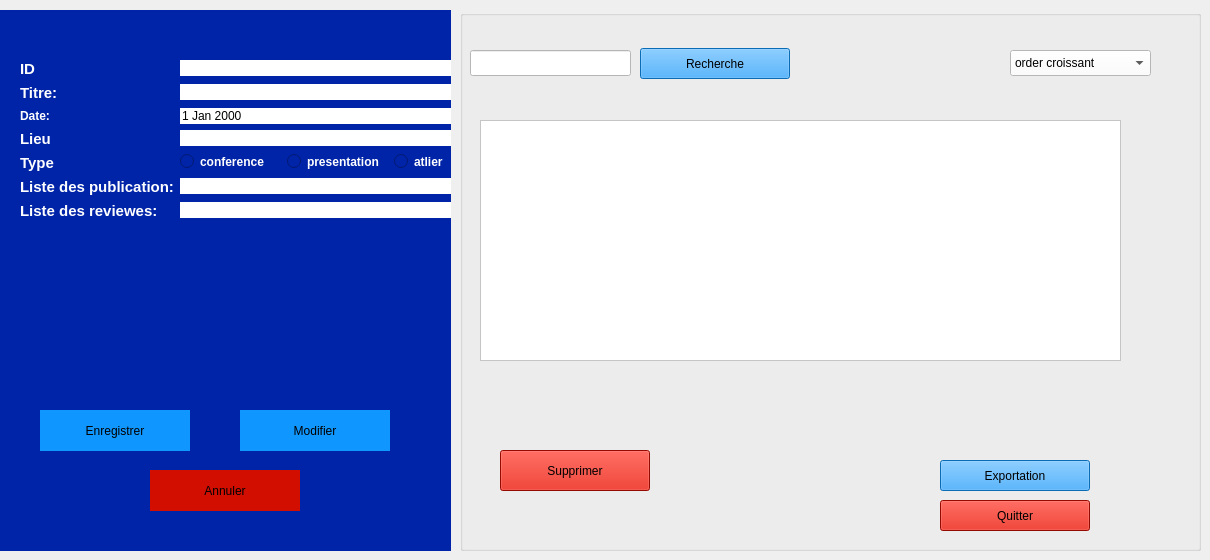
     <widget class="QWidget" name="stackedWidgetPage5">
      <widget class="QGroupBox" name="groupBox_Session_Form">
       <property name="geometry">
        <rect>
         <x>0</x>
         <y>10</y>
         <width>451</width>
         <height>541</height>
        </rect>
       </property>
       <property name="styleSheet">
        <string notr="true">background-color: rgb(0, 36, 168);
border: #A8D3F0;</string>
       </property>
       <property name="title">
        <string />
       </property>
       <widget class="QWidget" name="formLayoutWidget_Session">
        <property name="geometry">
         <rect>
          <x>20</x>
          <y>50</y>
          <width>475</width>
          <height>311</height>
         </rect>
        </property>
        <layout class="QFormLayout" name="formLayout_Session">
         <item row="0" column="0">
          <widget class="QLabel" name="label_S_ID">
           <property name="text">
            <string>&lt;html&gt;&lt;head/&gt;&lt;body&gt;&lt;p&gt;&lt;span style=" font-size:11pt; font-weight:700; color:#ffffff;"&gt;ID&lt;/span&gt;&lt;/p&gt;&lt;/body&gt;&lt;/html&gt;</string>
           </property>
          </widget>
         </item>
         <item row="0" column="1">
          <widget class="QLineEdit" name="idSession">
           <property name="contextMenuPolicy">
            <enum>Qt::ContextMenuPolicy::ActionsContextMenu</enum>
           </property>
           <property name="styleSheet">
            <string notr="true">background-color: rgb(255, 255, 255);
</string>
           </property>
          </widget>
         </item>
         <item row="1" column="0">
          <widget class="QLabel" name="label_S_Titre">
           <property name="text">
            <string>&lt;html&gt;&lt;head/&gt;&lt;body&gt;&lt;p&gt;&lt;span style=" font-size:11pt; font-weight:700; color:#ffffff;"&gt;Titre:&lt;/span&gt;&lt;/p&gt;&lt;/body&gt;&lt;/html&gt;</string>
           </property>
          </widget>
         </item>
         <item row="1" column="1">
          <widget class="QLineEdit" name="Id_utilisateur_Session">
           <property name="styleSheet">
            <string notr="true">background-color: rgb(255, 255, 255);</string>
           </property>
          </widget>
         </item>
         <item row="2" column="0">
          <widget class="QLabel" name="label_S_Date">
           <property name="text">
            <string>&lt;html&gt;&lt;head/&gt;&lt;body&gt;&lt;p&gt;&lt;span style=" font-weight:700; color:#ffffff;"&gt;Date:&lt;/span&gt;&lt;/p&gt;&lt;/body&gt;&lt;/html&gt;</string>
           </property>
          </widget>
         </item>
         <item row="3" column="0">
          <widget class="QLabel" name="label_S_Lieu">
           <property name="text">
            <string>&lt;html&gt;&lt;head/&gt;&lt;body&gt;&lt;p&gt;&lt;span style=" font-size:11pt; font-weight:700; color:#ffffff;"&gt;Lieu&lt;/span&gt;&lt;/p&gt;&lt;/body&gt;&lt;/html&gt;</string>
           </property>
          </widget>
         </item>
         <item row="3" column="1">
          <widget class="QLineEdit" name="abstractSession">
           <property name="styleSheet">
            <string notr="true">background-color: rgb(255, 255, 255);
</string>
           </property>
          </widget>
         </item>
         <item row="4" column="0">
          <widget class="QLabel" name="label_S_Type">
           <property name="text">
            <string>&lt;html&gt;&lt;head/&gt;&lt;body&gt;&lt;p&gt;&lt;span style=" font-size:11pt; font-weight:700; color:#ffffff;"&gt;Type&lt;/span&gt;&lt;/p&gt;&lt;/body&gt;&lt;/html&gt;</string>
           </property>
          </widget>
         </item>
         <item row="5" column="0">
          <widget class="QLabel" name="label_S_ListPub">
           <property name="text">
            <string>&lt;html&gt;&lt;head/&gt;&lt;body&gt;&lt;p&gt;&lt;span style=" font-size:11pt; font-weight:700; color:#ffffff;"&gt;Liste des publication:&lt;/span&gt;&lt;/p&gt;&lt;/body&gt;&lt;/html&gt;</string>
           </property>
          </widget>
         </item>
         <item row="6" column="0">
          <widget class="QLabel" name="label_S_ListRev">
           <property name="text">
            <string>&lt;html&gt;&lt;head/&gt;&lt;body&gt;&lt;p&gt;&lt;span style=" font-size:11pt; font-weight:700; color:#ffffff;"&gt;Liste des reviewes:&lt;/span&gt;&lt;/p&gt;&lt;/body&gt;&lt;/html&gt;</string>
           </property>
          </widget>
         </item>
         <item row="2" column="1">
          <widget class="QDateEdit" name="dateSession">
           <property name="styleSheet">
            <string notr="true">background-color: rgb(255, 255, 255);</string>
           </property>
          </widget>
         </item>
         <item row="4" column="1">
          <layout class="QHBoxLayout" name="horizontalLayout_Role_2">
           <item>
            <widget class="QRadioButton" name="radioButton_Admin_5">
             <property name="styleSheet">
              <string notr="true">color: white; font-weight: bold;</string>
             </property>
             <property name="text">
              <string>conference</string>
             </property>
            </widget>
           </item>
           <item>
            <widget class="QRadioButton" name="radioButton_Admin_6">
             <property name="styleSheet">
              <string notr="true">color: white; font-weight: bold;</string>
             </property>
             <property name="text">
              <string>presentation</string>
             </property>
            </widget>
           </item>
           <item>
            <widget class="QRadioButton" name="radioButton_Chercheur_2">
             <property name="styleSheet">
              <string notr="true">color: white; font-weight: bold;</string>
             </property>
             <property name="text">
              <string>atlier</string>
             </property>
            </widget>
           </item>
          </layout>
         </item>
         <item row="5" column="1">
          <widget class="QLineEdit" name="lineEdit_publications">
           <property name="styleSheet">
            <string notr="true">background-color: rgb(255, 255, 255);</string>
           </property>
          </widget>
         </item>
         <item row="6" column="1">
          <widget class="QLineEdit" name="lineEdit_reviewers">
           <property name="styleSheet">
            <string notr="true">background-color: rgb(255, 255, 255);</string>
           </property>
          </widget>
         </item>
        </layout>
       </widget>
       <widget class="QPushButton" name="enregistrerSession">
        <property name="geometry">
         <rect>
          <x>40</x>
          <y>400</y>
          <width>150</width>
          <height>41</height>
         </rect>
        </property>
        <property name="minimumSize">
         <size>
          <width>0</width>
          <height>0</height>
         </size>
        </property>
        <property name="styleSheet">
         <string notr="true">background-color: rgb(16, 151, 255);
</string>
        </property>
        <property name="text">
         <string>Enregistrer</string>
        </property>
       </widget>
       <widget class="QPushButton" name="modifSession">
        <property name="geometry">
         <rect>
          <x>240</x>
          <y>400</y>
          <width>150</width>
          <height>41</height>
         </rect>
        </property>
        <property name="styleSheet">
         <string notr="true">background-color: rgb(16, 151, 255);
</string>
        </property>
        <property name="text">
         <string>Modifier</string>
        </property>
       </widget>
       <widget class="QPushButton" name="annulerSession">
        <property name="geometry">
         <rect>
          <x>150</x>
          <y>460</y>
          <width>150</width>
          <height>41</height>
         </rect>
        </property>
        <property name="styleSheet">
         <string notr="true">background-color: rgb(209, 14, 0);
</string>
        </property>
        <property name="text">
         <string>Annuler</string>
        </property>
       </widget>
      </widget>
      <widget class="QGroupBox" name="groupBox_Session_List">
       <property name="geometry">
        <rect>
         <x>460</x>
         <y>10</y>
         <width>741</width>
         <height>541</height>
        </rect>
       </property>
       <property name="styleSheet">
        <string notr="true">background-color: rgb(0, 36, 168);
border: #A8D3F0;
/* Style pour tous les GroupBox */
QGroupBox {
    border: 2px solid #2c3e50; /* Couleur de la bordure */
    border-radius: 15px;      /* MÃªme arrondi que les boutons */
    margin-top: 20px;         /* Espace pour le titre en haut */
    font-weight: bold;
    color: #2c3e50;
}
/* Style spÃ©cifique pour le titre du GroupBox */
QGroupBox::title {
    subcontrol-origin: margin;
    subcontrol-position: top center; /* Place le titre en haut au centre */
    padding: 0 10px;
}</string>
       </property>
       <property name="title">
        <string />
       </property>
       <widget class="QLineEdit" name="rechSession">
        <property name="geometry">
         <rect>
          <x>10</x>
          <y>40</y>
          <width>161</width>
          <height>26</height>
         </rect>
        </property>
        <property name="styleSheet">
         <string notr="true">background-color: rgb(255, 255, 255);</string>
        </property>
       </widget>
       <widget class="QPushButton" name="rechercheSession">
        <property name="geometry">
         <rect>
          <x>180</x>
          <y>38</y>
          <width>150</width>
          <height>31</height>
         </rect>
        </property>
        <property name="styleSheet">
         <string notr="true">background-color: rgb(16, 151, 255);
</string>
        </property>
        <property name="text">
         <string>Recherche</string>
        </property>
       </widget>
       <widget class="QPushButton" name="SuppSession">
        <property name="geometry">
         <rect>
          <x>40</x>
          <y>440</y>
          <width>150</width>
          <height>41</height>
         </rect>
        </property>
        <property name="styleSheet">
         <string notr="true">background-color: rgb(209, 14, 0);</string>
        </property>
        <property name="text">
         <string>Supprimer</string>
        </property>
       </widget>
       <widget class="QPushButton" name="quitterSession">
        <property name="geometry">
         <rect>
          <x>480</x>
          <y>490</y>
          <width>150</width>
          <height>31</height>
         </rect>
        </property>
        <property name="styleSheet">
         <string notr="true">background-color: rgb(209, 14, 0);
</string>
        </property>
        <property name="text">
         <string>Quitter</string>
        </property>
       </widget>
       <widget class="QPushButton" name="expoSession">
        <property name="geometry">
         <rect>
          <x>480</x>
          <y>450</y>
          <width>150</width>
          <height>31</height>
         </rect>
        </property>
        <property name="styleSheet">
         <string notr="true">background-color: rgb(16, 151, 255);
</string>
        </property>
        <property name="text">
         <string>Exportation</string>
        </property>
       </widget>
       <widget class="QComboBox" name="comboBox_5">
        <property name="geometry">
         <rect>
          <x>550</x>
          <y>40</y>
          <width>141</width>
          <height>26</height>
         </rect>
        </property>
        <property name="palette">
         <palette>
          <active>
           <colorrole role="WindowText">
            <brush brushstyle="SolidPattern">
             <color alpha="255">
              <red>0</red>
              <green>0</green>
              <blue>0</blue>
             </color>
            </brush>
           </colorrole>
           <colorrole role="Button">
            <brush brushstyle="SolidPattern">
             <color alpha="255">
              <red>255</red>
              <green>255</green>
              <blue>255</blue>
             </color>
            </brush>
           </colorrole>
           <colorrole role="Light">
            <brush brushstyle="SolidPattern">
             <color alpha="255">
              <red>255</red>
              <green>255</green>
              <blue>255</blue>
             </color>
            </brush>
           </colorrole>
           <colorrole role="Midlight">
            <brush brushstyle="SolidPattern">
             <color alpha="255">
              <red>255</red>
              <green>255</green>
              <blue>255</blue>
             </color>
            </brush>
           </colorrole>
           <colorrole role="Dark">
            <brush brushstyle="SolidPattern">
             <color alpha="255">
              <red>127</red>
              <green>127</green>
              <blue>127</blue>
             </color>
            </brush>
           </colorrole>
           <colorrole role="Mid">
            <brush brushstyle="SolidPattern">
             <color alpha="255">
              <red>170</red>
              <green>170</green>
              <blue>170</blue>
             </color>
            </brush>
           </colorrole>
           <colorrole role="Text">
            <brush brushstyle="SolidPattern">
             <color alpha="255">
              <red>0</red>
              <green>0</green>
              <blue>0</blue>
             </color>
            </brush>
           </colorrole>
           <colorrole role="BrightText">
            <brush brushstyle="SolidPattern">
             <color alpha="255">
              <red>255</red>
              <green>255</green>
              <blue>255</blue>
             </color>
            </brush>
           </colorrole>
           <colorrole role="ButtonText">
            <brush brushstyle="SolidPattern">
             <color alpha="255">
              <red>0</red>
              <green>0</green>
              <blue>0</blue>
             </color>
            </brush>
           </colorrole>
           <colorrole role="Base">
            <brush brushstyle="SolidPattern">
             <color alpha="255">
              <red>255</red>
              <green>255</green>
              <blue>255</blue>
             </color>
            </brush>
           </colorrole>
           <colorrole role="Window">
            <brush brushstyle="SolidPattern">
             <color alpha="255">
              <red>255</red>
              <green>255</green>
              <blue>255</blue>
             </color>
            </brush>
           </colorrole>
           <colorrole role="Shadow">
            <brush brushstyle="SolidPattern">
             <color alpha="255">
              <red>0</red>
              <green>0</green>
              <blue>0</blue>
             </color>
            </brush>
           </colorrole>
           <colorrole role="AlternateBase">
            <brush brushstyle="SolidPattern">
             <color alpha="255">
              <red>255</red>
              <green>255</green>
              <blue>255</blue>
             </color>
            </brush>
           </colorrole>
           <colorrole role="ToolTipBase">
            <brush brushstyle="SolidPattern">
             <color alpha="255">
              <red>255</red>
              <green>255</green>
              <blue>220</blue>
             </color>
            </brush>
           </colorrole>
           <colorrole role="ToolTipText">
            <brush brushstyle="SolidPattern">
             <color alpha="255">
              <red>0</red>
              <green>0</green>
              <blue>0</blue>
             </color>
            </brush>
           </colorrole>
           <colorrole role="PlaceholderText">
            <brush brushstyle="SolidPattern">
             <color alpha="127">
              <red>0</red>
              <green>0</green>
              <blue>0</blue>
             </color>
            </brush>
           </colorrole>
           <colorrole role="Accent">
            <brush brushstyle="SolidPattern">
             <color alpha="255">
              <red>255</red>
              <green>255</green>
              <blue>255</blue>
             </color>
            </brush>
           </colorrole>
          </active>
          <inactive>
           <colorrole role="WindowText">
            <brush brushstyle="SolidPattern">
             <color alpha="255">
              <red>0</red>
              <green>0</green>
              <blue>0</blue>
             </color>
            </brush>
           </colorrole>
           <colorrole role="Button">
            <brush brushstyle="SolidPattern">
             <color alpha="255">
              <red>255</red>
              <green>255</green>
              <blue>255</blue>
             </color>
            </brush>
           </colorrole>
           <colorrole role="Light">
            <brush brushstyle="SolidPattern">
             <color alpha="255">
              <red>255</red>
              <green>255</green>
              <blue>255</blue>
             </color>
            </brush>
           </colorrole>
           <colorrole role="Midlight">
            <brush brushstyle="SolidPattern">
             <color alpha="255">
              <red>255</red>
              <green>255</green>
              <blue>255</blue>
             </color>
            </brush>
           </colorrole>
           <colorrole role="Dark">
            <brush brushstyle="SolidPattern">
             <color alpha="255">
              <red>127</red>
              <green>127</green>
              <blue>127</blue>
             </color>
            </brush>
           </colorrole>
           <colorrole role="Mid">
            <brush brushstyle="SolidPattern">
             <color alpha="255">
              <red>170</red>
              <green>170</green>
              <blue>170</blue>
             </color>
            </brush>
           </colorrole>
           <colorrole role="Text">
            <brush brushstyle="SolidPattern">
             <color alpha="255">
              <red>0</red>
              <green>0</green>
              <blue>0</blue>
             </color>
            </brush>
           </colorrole>
           <colorrole role="BrightText">
            <brush brushstyle="SolidPattern">
             <color alpha="255">
              <red>255</red>
              <green>255</green>
              <blue>255</blue>
             </color>
            </brush>
           </colorrole>
           <colorrole role="ButtonText">
            <brush brushstyle="SolidPattern">
             <color alpha="255">
              <red>0</red>
              <green>0</green>
              <blue>0</blue>
             </color>
            </brush>
           </colorrole>
           <colorrole role="Base">
            <brush brushstyle="SolidPattern">
             <color alpha="255">
              <red>255</red>
              <green>255</green>
              <blue>255</blue>
             </color>
            </brush>
           </colorrole>
           <colorrole role="Window">
            <brush brushstyle="SolidPattern">
             <color alpha="255">
              <red>255</red>
              <green>255</green>
              <blue>255</blue>
             </color>
            </brush>
           </colorrole>
           <colorrole role="Shadow">
            <brush brushstyle="SolidPattern">
             <color alpha="255">
              <red>0</red>
              <green>0</green>
              <blue>0</blue>
             </color>
            </brush>
           </colorrole>
           <colorrole role="AlternateBase">
            <brush brushstyle="SolidPattern">
             <color alpha="255">
              <red>255</red>
              <green>255</green>
              <blue>255</blue>
             </color>
            </brush>
           </colorrole>
           <colorrole role="ToolTipBase">
            <brush brushstyle="SolidPattern">
             <color alpha="255">
              <red>255</red>
              <green>255</green>
              <blue>220</blue>
             </color>
            </brush>
           </colorrole>
           <colorrole role="ToolTipText">
            <brush brushstyle="SolidPattern">
             <color alpha="255">
              <red>0</red>
              <green>0</green>
              <blue>0</blue>
             </color>
            </brush>
           </colorrole>
           <colorrole role="PlaceholderText">
            <brush brushstyle="SolidPattern">
             <color alpha="127">
              <red>0</red>
              <green>0</green>
              <blue>0</blue>
             </color>
            </brush>
           </colorrole>
           <colorrole role="Accent">
            <brush brushstyle="SolidPattern">
             <color alpha="255">
              <red>255</red>
              <green>255</green>
              <blue>255</blue>
             </color>
            </brush>
           </colorrole>
          </inactive>
          <disabled>
           <colorrole role="WindowText">
            <brush brushstyle="SolidPattern">
             <color alpha="255">
              <red>127</red>
              <green>127</green>
              <blue>127</blue>
             </color>
            </brush>
           </colorrole>
           <colorrole role="Button">
            <brush brushstyle="SolidPattern">
             <color alpha="255">
              <red>255</red>
              <green>255</green>
              <blue>255</blue>
             </color>
            </brush>
           </colorrole>
           <colorrole role="Light">
            <brush brushstyle="SolidPattern">
             <color alpha="255">
              <red>255</red>
              <green>255</green>
              <blue>255</blue>
             </color>
            </brush>
           </colorrole>
           <colorrole role="Midlight">
            <brush brushstyle="SolidPattern">
             <color alpha="255">
              <red>255</red>
              <green>255</green>
              <blue>255</blue>
             </color>
            </brush>
           </colorrole>
           <colorrole role="Dark">
            <brush brushstyle="SolidPattern">
             <color alpha="255">
              <red>127</red>
              <green>127</green>
              <blue>127</blue>
             </color>
            </brush>
           </colorrole>
           <colorrole role="Mid">
            <brush brushstyle="SolidPattern">
             <color alpha="255">
              <red>170</red>
              <green>170</green>
              <blue>170</blue>
             </color>
            </brush>
           </colorrole>
           <colorrole role="Text">
            <brush brushstyle="SolidPattern">
             <color alpha="255">
              <red>127</red>
              <green>127</green>
              <blue>127</blue>
             </color>
            </brush>
           </colorrole>
           <colorrole role="BrightText">
            <brush brushstyle="SolidPattern">
             <color alpha="255">
              <red>255</red>
              <green>255</green>
              <blue>255</blue>
             </color>
            </brush>
           </colorrole>
           <colorrole role="ButtonText">
            <brush brushstyle="SolidPattern">
             <color alpha="255">
              <red>127</red>
              <green>127</green>
              <blue>127</blue>
             </color>
            </brush>
           </colorrole>
           <colorrole role="Base">
            <brush brushstyle="SolidPattern">
             <color alpha="255">
              <red>255</red>
              <green>255</green>
              <blue>255</blue>
             </color>
            </brush>
           </colorrole>
           <colorrole role="Window">
            <brush brushstyle="SolidPattern">
             <color alpha="255">
              <red>255</red>
              <green>255</green>
              <blue>255</blue>
             </color>
            </brush>
           </colorrole>
           <colorrole role="Shadow">
            <brush brushstyle="SolidPattern">
             <color alpha="255">
              <red>0</red>
              <green>0</green>
              <blue>0</blue>
             </color>
            </brush>
           </colorrole>
           <colorrole role="AlternateBase">
            <brush brushstyle="SolidPattern">
             <color alpha="255">
              <red>255</red>
              <green>255</green>
              <blue>255</blue>
             </color>
            </brush>
           </colorrole>
           <colorrole role="ToolTipBase">
            <brush brushstyle="SolidPattern">
             <color alpha="255">
              <red>255</red>
              <green>255</green>
              <blue>220</blue>
             </color>
            </brush>
           </colorrole>
           <colorrole role="ToolTipText">
            <brush brushstyle="SolidPattern">
             <color alpha="255">
              <red>0</red>
              <green>0</green>
              <blue>0</blue>
             </color>
            </brush>
           </colorrole>
           <colorrole role="PlaceholderText">
            <brush brushstyle="SolidPattern">
             <color alpha="127">
              <red>127</red>
              <green>127</green>
              <blue>127</blue>
             </color>
            </brush>
           </colorrole>
           <colorrole role="Accent">
            <brush brushstyle="SolidPattern">
             <color alpha="255">
              <red>255</red>
              <green>255</green>
              <blue>255</blue>
             </color>
            </brush>
           </colorrole>
          </disabled>
         </palette>
        </property>
        <property name="styleSheet">
         <string notr="true">background-color: rgb(255, 255, 255);</string>
        </property>
        <item>
         <property name="text">
          <string>order croissant</string>
         </property>
        </item>
        <item>
         <property name="text">
          <string>order decroissant</string>
         </property>
        </item>
       </widget>
       <widget class="QTableView" name="tableWidget_5">
        <property name="geometry">
         <rect>
          <x>20</x>
          <y>110</y>
          <width>641</width>
          <height>241</height>
         </rect>
        </property>
        <property name="styleSheet">
         <string notr="true">background-color: rgb(255, 255, 255);</string>
        </property>
       </widget>
      </widget>
     </widget>
